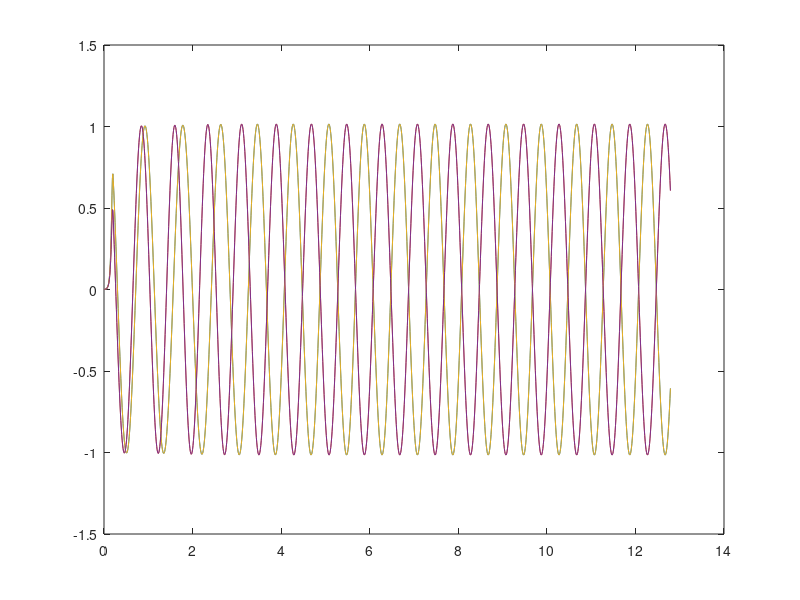
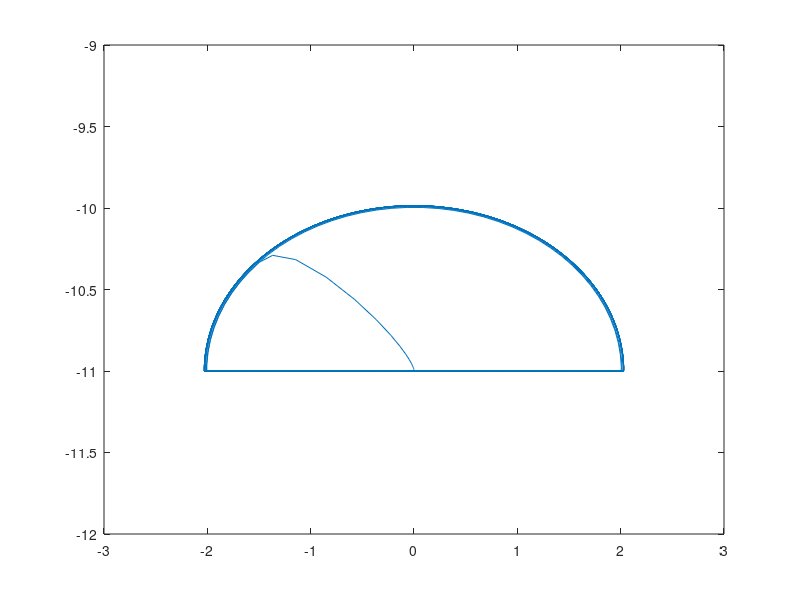
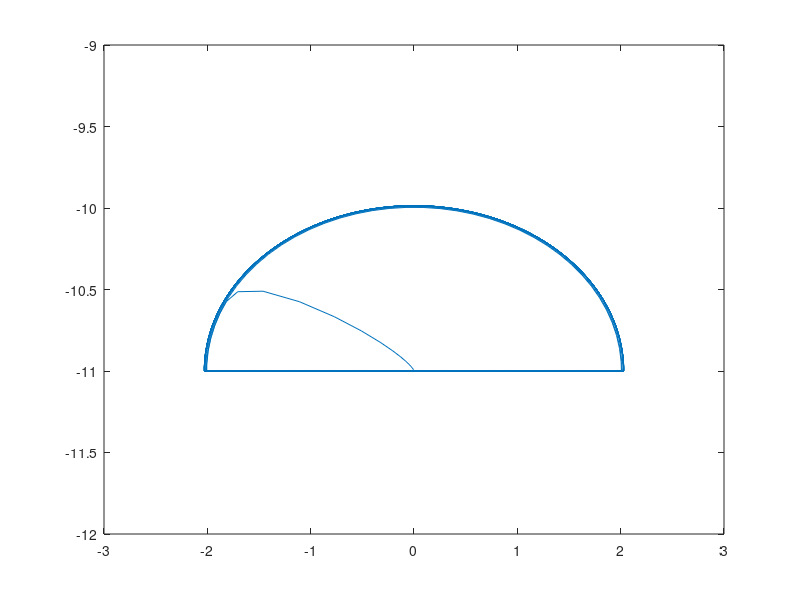

The MATLAB source for these figures, in order:
    clc;clear all; close all;

Tm = 0.4;   % Swing Phase Period
Ts = 0.4;   % Stance Phase Period
S = 2.0; %cm  Stride length
H = 1.0; %cm   Stride Length
T = 0.8;
dt = 0.01;

k=0.1; % Scaling Factor
Td= k*Ts;

t = 0:dt:T/2 - dt;
x = zeros(2*length(t),1);
y= zeros(2*length(t),1);

oy=-11; %cm
ox = -S/2;

%% Swing Phase

for i=1:length(t)
    x(i) = S*(t(i)/Tm - sin(2*pi*t(i)/Tm)/(2*pi));
    if (t(i)>=0 && t(i)<=(Tm/2))
        y(i) = 2*H*(t(i)/Tm - sin(4*pi*t(i)/Tm)/(4*pi));
    else
        y(i) = 2*H*(1 - t(i)/Tm + sin(4*pi*t(i)/Tm)/(4*pi));
    end
end


%% Stance Phase

for i = 1:length(t)
    v = (pi*S)/((pi + 4*k - 2*pi*k)*Ts);
    y(2*length(t)+1 - i) = 0;
    if(0<=t(i) && t(i)<Td)
        x(2*length(t)+1-i) = 2*v*Td/pi*(1-cos(pi*t(i)/(2*Td)));
    elseif (Td<=t(i) && t(i)<Ts-Td)
        x(2*length(t)+1-i) = 2*v*Td/pi + v*(t(i)-Td);
    else
        x(2*length(t)+1-i) = 2*v*Td/pi + v*(Ts-2*Td) + 2*v*Td/pi*(cos(pi*(Ts-t(i))/(2*Td)));
    end
end
%plot(x,y,'o-');
x3 = x;
x3(1:length(x)/2,1) = x(length(x)/2+1:length(x),1);
x3(length(x)/2+1:length(x),1) = x(1:length(x)/2,1);
y3 = y;
x3(1:length(y)/2,1) = y(length(x)/2+1:length(y),1);
x3(length(y)/2+1:length(y),1) = x(1:length(y)/2,1);

%% CPG using Hopf Oscillators

alpha = 50;
b = 50;
gamma = 50;
beta = 0.5; % for trot; for walk beta = 0.75
delta = 0.3; %for trot; for walk delta = 1
meu1 = 1;
meu2 = 1;
 
 R = [1 0 -1 0 1 0 -1 0
     0 1 0 -1 0 1 0 -1
     -1 0 1 0 -1 0 1 0
     0 -1 0 1 0 -1 0 1
     1 0 -1 0 1 0 -1 0
     0 1 0 -1 0 1 0 -1
     -1 0 1 0 -1 0 1 0
     0 -1 0 1 0 -1 0 1];
 
 x = [x' x' x' x']'
 x = [x' x' x' x']';
 y = [y' y' y' y']'
 y = [y' y' y' y']';
 x3 = [x3' x3' x3' x3']';
 x3 = [x3' x3' x3' x3']';
 y3 = [y3' y3' y3' y3']';
 y3 = [y3' y3' y3' y3']';
  
 v = [x';y';x3';y3';x';y';x3';y3'];
 x2 = v;
 
 C = eye(8);
 
 for i=2:length(x)-1
%      if i>=length(x)/2
%          R = [1 0 -1 0 0 1 0 -1
%               0 1 0 -1 -1 0 1 0
%               -1 0 1 0 0 -1 0 1
%               0 -1 0 1 1 0 -1 0
%               0 -1 0 1 1 0 -1 0
%               1 0 -1 0 0 1 0 -1 
%               0 1 0 -1 -1 0 1 0 
%               -1 0 1 0 0 -1 0 1];
%          delta = 1; beta=0.75;
%      end
%      if i>=length(x)*3/4      
%          R = [1 0 -1 0 1 0 -1 0
%              0 1 0 -1 0 1 0 -1
%              -1 0 1 0 -1 0 1 0
%              0 -1 0 1 0 -1 0 1
%              1 0 -1 0 1 0 -1 0
%              0 1 0 -1 0 1 0 -1
%              -1 0 1 0 -1 0 1 0
%              0 -1 0 1 0 -1 0 1];
%          delta = 0.3;beta = 0.5;
%      end
     r1 = sqrt(x2(1,i)^2 + x2(2,i)^2);
     r2 = sqrt(x2(3,i)^2 + x2(4,i)^2);
     r3 = sqrt(x2(5,i)^2 + x2(6,i)^2);
     r4 = sqrt(x2(7,i)^2 + x2(8,i)^2);
     w1 = pi/(beta*T*(exp(-b*x2(2,i))+1)) + pi/((1-beta)*T*(exp(b*x2(2,i))+1));
     w2 = pi/(beta*T*(exp(-b*x2(4,i))+1)) + pi/((1-beta)*T*(exp(b*x2(4,i))+1));
     w3 = pi/(beta*T*(exp(-b*x2(6,i))+1)) + pi/((1-beta)*T*(exp(b*x2(6,i))+1));
     w4 = pi/(beta*T*(exp(-b*x2(8,i))+1)) + pi/((1-beta)*T*(exp(b*x2(8,i))+1));
     A = [alpha*(meu1-r1^2) -w1 0 0 0 0 0 0
          w1 gamma*(meu1-r1^2) 0 0 0 0 0 0
          0 0 alpha*(meu2-r2^2) -w2 0 0 0 0
          0 0 w2 gamma*(meu2-r2^2) 0 0 0 0
          0 0 0 0 alpha*(meu1-r3^2) -w3 0 0 
          0 0 0 0 w3 gamma*(meu1-r3^2) 0 0
          0 0 0 0 0 0 alpha*(meu2-r4^2) -w4
          0 0 0 0 0 0 w4 gamma*(meu2-r4^2)];
     B = delta*R;
     v(:,i) = A*x2(:,i) + B*x2(:,i);
     x2(:,i+1) = x2(:,i) + dt*v(:,i);
 end
t2 = 0:dt:16*T - dt;
% plot(t2,v(2,:))
figure(1)
plot(t2,x2(2,:))
hold on
plot(t2,x2(4,:))
plot(t2,x2(6,:))
plot(t2,x2(8,:))

x2(2,:) = H*x2(2,:).*(x2(2,:)>=0) + oy;
x2(4,:) = H*x2(4,:).*(x2(4,:)>=0) + oy;
x2(6,:) = H*x2(6,:).*(x2(6,:)>=0) + oy;
x2(8,:) = H*x2(8,:).*(x2(8,:)>=0) + oy;

x2(1,:) = S*x2(1,:);
x2(3,:) = S*x2(3,:);
x2(5,:) = S*x2(5,:);
x2(7,:) = S*x2(7,:);

figure(2)
plot(x2(1,:),x2(2,:))
xlim([-3,3])
ylim([-12,-9])
figure(3)
plot(x2(3,:),x2(4,:))
xlim([-3,3])
ylim([-12,-9])